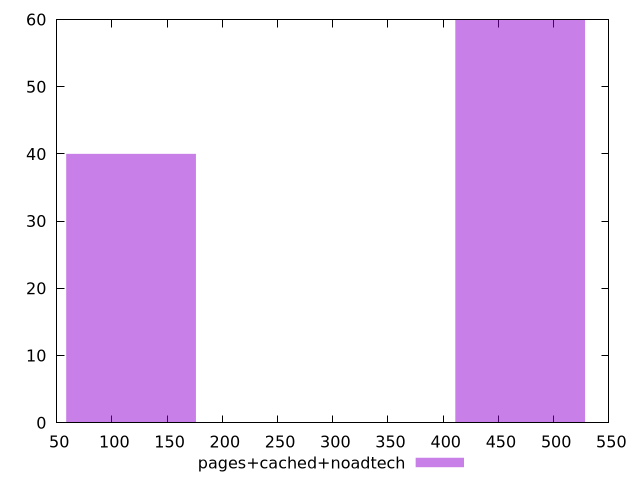

Generate this figure with gnuplot:
$_pagesCachedNoadtech <<EOF
469.679174123014 60
117.4197935307535 40
EOF
set key outside below
set terminal pngcairo
set output "report_00004_2020-11-02T20-21-41.718Z/render-blocking-resources/pages+cached+noadtech//raw_hist.png"
set yrange [0:60]
set boxwidth 117.4197935307535
set style fill transparent solid 0.5 noborder
plot $_pagesCachedNoadtech title "pages+cached+noadtech" with boxes ,
